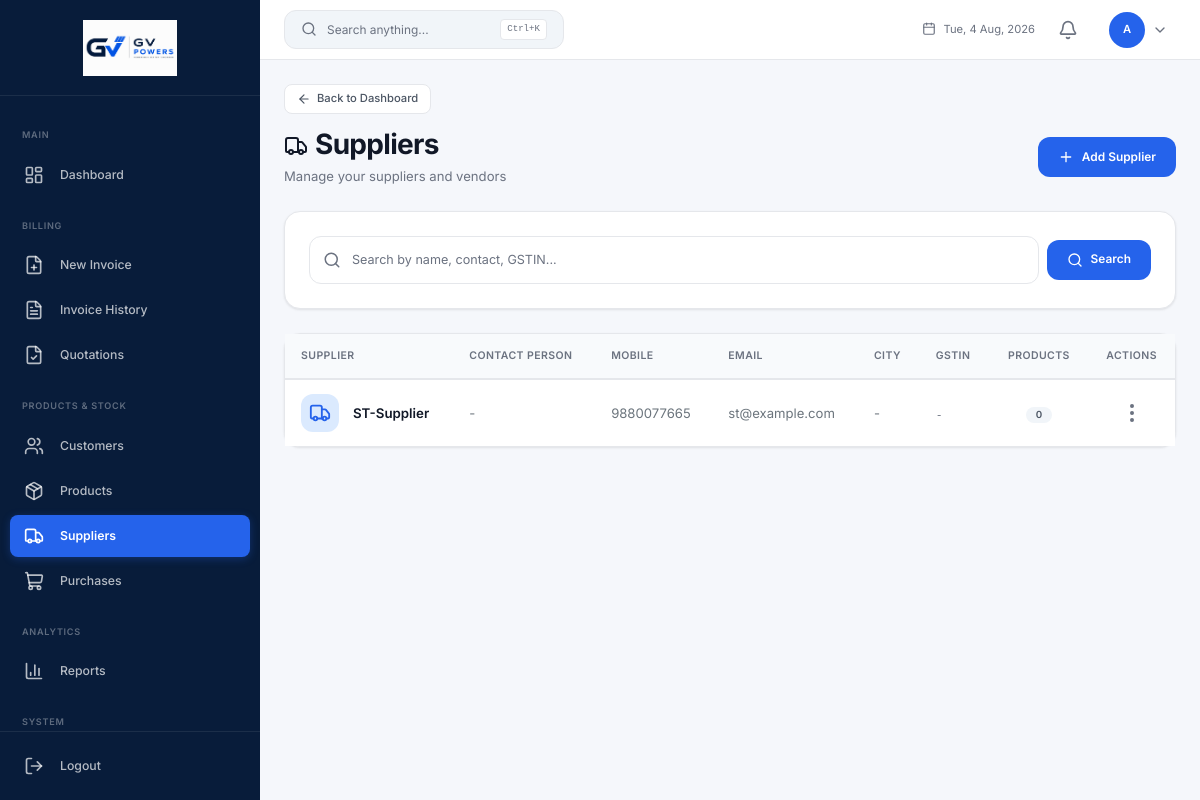
Screenshot of /suppliers (signed in) with the database file from the repository.
### app.py (models this page shows, shortened)
class User(UserMixin, db.Model):
    __tablename__ = 'users'
    id = db.Column(db.Integer, primary_key=True)
    username = db.Column(db.String(80), unique=True, nullable=False)
    email = db.Column(db.String(120), unique=True, nullable=False)
    password_hash = db.Column(db.String(256), nullable=False)
    full_name = db.Column(db.String(120), nullable=False)
    role = db.Column(db.String(20), default='staff')
    is_active = db.Column(db.Boolean, default=True)
    last_login = db.Column(db.DateTime)
    created_at = db.Column(db.DateTime, default=datetime.utcnow)
    updated_at = db.Column(db.DateTime, default=datetime.utcnow, onupdate=datetime.utcnow)
    @property
    def is_admin(self): return self.role == 'admin'

class Supplier(db.Model):
    __tablename__ = 'suppliers'
    id = db.Column(db.Integer, primary_key=True)
    name = db.Column(db.String(120), nullable=False)
    contact_person = db.Column(db.String(120))
    mobile = db.Column(db.String(20))
    email = db.Column(db.String(120))
    address = db.Column(db.Text)
    gstin = db.Column(db.String(15))
    state = db.Column(db.String(50))
    state_code = db.Column(db.Integer, default=29)
    bank_name = db.Column(db.String(100))
    bank_account = db.Column(db.String(20))
    bank_ifsc = db.Column(db.String(11))
    upi_id = db.Column(db.String(100))
    is_active = db.Column(db.Boolean, default=True)
    created_at = db.Column(db.DateTime, default=datetime.utcnow)
    updated_at = db.Column(db.DateTime, default=datetime.utcnow, onupdate=datetime.utcnow)
    products = db.relationship('Product', backref='supplier', lazy=True)

### app.py (the view)
@app.route('/suppliers')
@login_required
def suppliers_list():
    q = Supplier.query; search = request.args.get('q', '').strip()
    if search: q = q.filter(or_(Supplier.name.ilike(f'%{search}%'), Supplier.mobile.ilike(f'%{search}%'), Supplier.gstin.ilike(f'%{search}%')))
    return render_template('suppliers/suppliers.html', suppliers=q.order_by(desc(Supplier.created_at)).all(), search=search)

### app.py (called while the page is built)
def login_required(f):
    @wraps(f)
    def decorated(*args, **kwargs):
        if not current_user.is_authenticated: flash('Please log in.', 'warning'); return redirect(url_for('login'))
        return f(*args, **kwargs)
    return decorated

@app.before_request
def enforce_role_permissions():
    if not current_user.is_authenticated:
        return
    if current_user.is_admin:
        return
    ep = request.endpoint or ''
    if ep in SALES_ENDPOINTS or ep.startswith('static'):
        return
    flash('You do not have permission to access this page.', 'danger')
    return redirect(url_for('dashboard'))

### templates/suppliers/suppliers.html (shortened to what this page needs)
{% extends "layouts/admin_layout.html" %}
{% block back_link %}
<a href="{{ url_for('dashboard') }}" class="ih-back-link"><i data-lucide="arrow-left"></i> Back to Dashboard</a>
{% endblock %}
{% block content %}
<div class="page-header">
    <div class="page-header-left">
        <h1><i data-lucide="truck" class="me-2"></i>Suppliers</h1>
        <p>Manage your suppliers and vendors</p>
    </div>
    <div class="page-header-actions">
        <button class="btn btn-primary" data-bs-toggle="modal" data-bs-target="#createSupplierModal">
            <i data-lucide="plus"></i> Add Supplier
        </button>
    </div>
</div>
<div class="card mb-24">
    <div class="card-body">
        <form method="GET" action="{{ url_for('suppliers_list') }}">
            <div class="d-flex gap-8 align-items-center">
                <div class="flex-1 position-relative">
                    <i data-lucide="search" style="position:absolute;left:14px;top:50%;transform:translateY(-50%);width:18px;height:18px;color:var(--text-muted);"></i>
                    <input type="text" class="form-control" name="q" placeholder="Search by name, contact, GSTIN..." value="{{ search or '' }}" style="padding-left:42px;">
                </div>
                <button type="submit" class="btn btn-primary"><i data-lucide="search"></i> Search</button>
            </div>
        </form>
    </div>
</div>
<div class="card">
    <div class="table-responsive">
        <table class="table align-middle mb-0">
            <thead>
                <tr>
                    <th>Supplier</th>
                    <th>Contact Person</th>
                    <th>Mobile</th>
                    <th>Email</th>
                    <th>City</th>
                    <th>GSTIN</th>
                    <th class="text-center">Products</th>
                    <th class="text-center">Actions</th>
                </tr>
            </thead>
            <tbody>
                {% if suppliers %}
                    {% for supplier in suppliers %}
                    <tr>
                        <td>
                            <div class="d-flex align-items-center gap-3">
                                <div class="kpi-icon blue" style="width:38px;height:38px;">
                                    <i data-lucide="truck"></i>
                                </div>
                                <a href="{{ url_for('supplier_profile', sid=supplier.id) }}" class="fw-600 text-decoration-none" style="font-size:0.95rem;color:var(--text-primary);">{{ supplier.name }}</a>
                            </div>
                        </td>
                        <td class="text-secondary">{{ supplier.contact_person or '-' }}</td>
                        <td class="text-secondary">{{ supplier.mobile or '-' }}</td>
                        <td class="text-secondary">{{ supplier.email or '-' }}</td>
                        <td class="text-secondary">{{ supplier.city or '-' }}</td>
                        <td><code class="text-13 text-muted">{{ supplier.gstin or '-' }}</code></td>
                        <td class="text-center"><span class="badge badge-secondary">{{ supplier.products|length }}</span></td>
                        <td class="text-center">
                            <div class="erp-menu" data-erp-menu>
                                <button class="erp-menu__trigger" data-erp-trigger aria-label="Actions" aria-haspopup="true" title="Actions">
                                    <i data-lucide="ellipsis-vertical"></i>
                                </button>
                            </div>
                        </td>
                    </tr>
                    {% endfor %}
                {% endif %}
            </tbody>
        </table>
    </div>
</div>
{% endblock %}

### templates/layouts/admin_layout.html (shortened to what this page needs)
{% extends "base.html" %}
{% block body %}
<div class="app-wrapper">
    <aside class="sidebar" id="sidebar">
        <div class="sidebar-brand">
            <a href="{{ url_for('dashboard') }}" class="brand-icon-link">
                <img src="{{ url_for('static', filename='img/logo/img.png') }}" alt="GV Powers" class="brand-logo">
            </a>
        </div>
        <nav class="sidebar-nav">
            <div class="sidebar-section-title">Main</div>
            <a href="{{ url_for('dashboard') }}" class="nav-link {% if request.endpoint == 'dashboard' %}active{% endif %}" data-tooltip="Dashboard">
                <i data-lucide="layout-dashboard"></i>
                <span class="nav-text">Dashboard</span>
            </a>
            <div class="sidebar-section-title">Billing</div>
            <a href="{{ url_for('new_invoice') }}" class="nav-link {% if request.endpoint == 'new_invoice' %}active{% endif %}" data-tooltip="New Invoice">
                <i data-lucide="file-plus"></i>
                <span class="nav-text">New Invoice</span>
            </a>
            <a href="{{ url_for('invoice_history') }}" class="nav-link {% if request.endpoint == 'invoice_history' %}active{% endif %}" data-tooltip="Invoice History">
                <i data-lucide="file-text"></i>
                <span class="nav-text">Invoice History</span>
            </a>
            {% if current_user.is_admin %}
            <a href="{{ url_for('quotations_list') }}" class="nav-link {% if request.endpoint in ('quotations_list', 'new_quotation', 'quotation_preview') %}active{% endif %}" data-tooltip="Quotations">
                <i data-lucide="file-check"></i>
                <span class="nav-text">Quotations</span>
            </a>
            <div class="sidebar-section-title">Products &amp; Stock</div>
            <a href="{{ url_for('customers_list') }}" class="nav-link {% if request.endpoint in ('customers_list', 'customer_profile') %}active{% endif %}" data-tooltip="Customers">
                <i data-lucide="users"></i>
                <span class="nav-text">Customers</span>
            </a>
            <a href="{{ url_for('products_list') }}" class="nav-link " data-tooltip="Products">
                <i data-lucide="package"></i>
                <span class="nav-text">Products</span>
            </a>
            <a href="{{ url_for('suppliers_list') }}" class="nav-link {% if request.endpoint == 'suppliers_list' %}active{% endif %}" data-tooltip="Suppliers">
                <i data-lucide="truck"></i>
                <span class="nav-text">Suppliers</span>
            </a>
            <a href="{{ url_for('purchases_list') }}" class="nav-link {% if request.endpoint == 'purchases_list' %}active{% endif %}" data-tooltip="Purchases">
                <i data-lucide="shopping-cart"></i>
                <span class="nav-text">Purchases</span>
            </a>
            <div class="sidebar-section-title">Analytics</div>
            <a href="{{ url_for('reports_page') }}" class="nav-link {% if request.endpoint and 'report' in request.endpoint %}active{% endif %}" data-tooltip="Reports">
                <i data-lucide="bar-chart-3"></i>
                <span class="nav-text">Reports</span>
            </a>
            <div class="sidebar-section-title">System</div>
            {% endif %}
        </nav>
        <div class="sidebar-footer">
            <form action="{{ url_for('logout') }}" method="POST" class="d-inline">
                <button type="submit" class="nav-link btn btn-link text-start w-100" data-tooltip="Logout">
                    <i data-lucide="log-out"></i><span class="nav-text">Logout</span>
                </button>
            </form>
        </div>
    </aside>
    <div class="main-content">
        <header class="top-navbar">
            <button class="search-trigger" onclick="openSearch()" type="button">
                <i data-lucide="search" style="width:16px;height:16px;"></i>
                <span class="search-label">Search anything...</span>
                <kbd>Ctrl+K</kbd>
            </button>
            <div class="navbar-date">
                <i data-lucide="calendar" style="width:14px;height:14px;"></i>
                <span id="navDateDisplay"></span>
            </div>
            <div class="dropdown erp-menu" id="notificationBell" data-erp-menu>
                <button class="btn btn-link text-decoration-none position-relative p-1 erp-menu__trigger" data-erp-trigger aria-expanded="false" style="height:34px;width:34px;border-radius:10px;">
                    <i data-lucide="bell" style="width:20px;height:20px;color:var(--text-muted);"></i>
                </button>
            </div>
            <div class="dropdown erp-menu" data-erp-menu>
                <button class="user-dropdown erp-menu__trigger" data-erp-trigger aria-expanded="false" style="gap:.5rem;height:auto;width:auto;border-radius:12px;padding:.35rem .5rem;border:1px solid transparent;">
                    <div class="user-avatar">{{ current_user.full_name[0] }}</div>
                    <i data-lucide="chevron-down" style="width:16px;height:16px;color:var(--text-muted);"></i>
                </button>
            </div>
        </header>
        <div class="page-content">
            {% block back_link %}{% endblock %}
            {% block content %}{% endblock %}
        </div>
    </div>
</div>
{% endblock %}

### static/css/erp-menu.css (style rules this page uses)
.erp-menu { position: relative; display: inline-flex; }
.erp-menu__trigger { width: 34px; height: 34px; border-radius: 10px; display: inline-flex; align-items: center; justify-content: center; border: 1px solid transparent; background: transparent; color: var(--text-muted, #6b7280); cursor: pointer; transition: background .15s, color .15s, border-color .15s, transform .1s; flex-shrink: 0; }

### rows the page displays
User: full_name "A"
Supplier: name "ST-Supplier", contact_person "-", mobile "9880077665", email "st@example.com", city "-", gstin "-", products|length "0"
